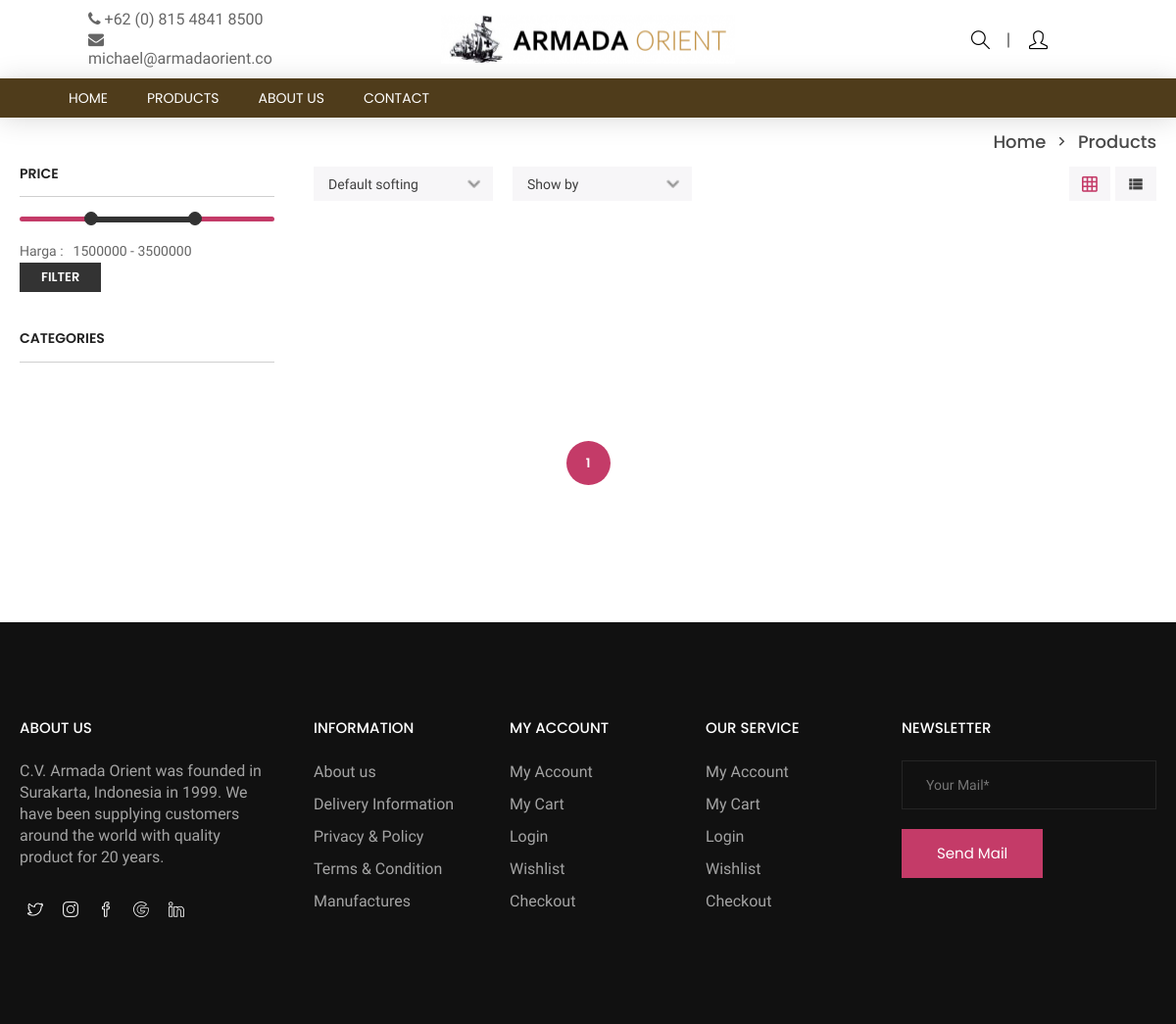
The page /index.php/home/product_grid on the database as committed earlier.
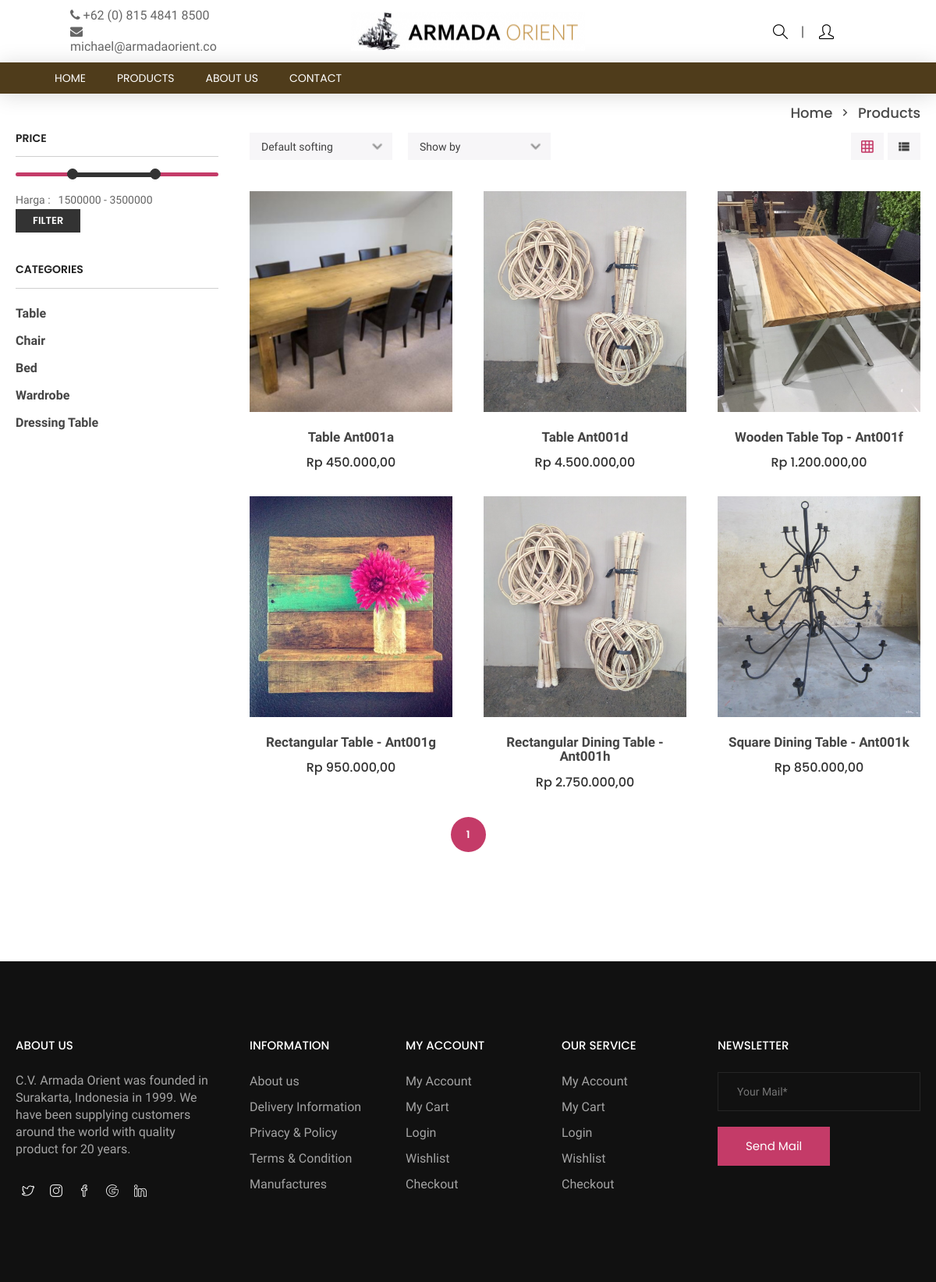
The same page on the database as committed later.
### tables this page shows
CREATE TABLE `tbl_product` (
  `id` int(11) NOT NULL,
  `product_name` varchar(150) NOT NULL,
  `product_desc` text NOT NULL,
  `product_url` varchar(150) NOT NULL,
  `product_price` int(11) NOT NULL,
  `product_discount` int(11) NOT NULL,
  `product_stock` int(11) NOT NULL,
  `category_id` int(11) NOT NULL
);

CREATE TABLE `tbl_category` (
  `id` int(11) NOT NULL,
  `name` varchar(150) NOT NULL
);

### application/controllers/Home.php (called while the page is built, shortened)
<?php
class Home extends CI_Controller {
	function __construct() {
		$this->load->library('form_validation');
		$this->load->model('admin/ProductAdmin');
		$this->load->model('admin/CategoryAdmin');
		$this->load->model('User');
	 }
	public static function rupiah($angka){
		$hasil_rupiah = "Rp " . number_format($angka,2,',','.');
		return $hasil_rupiah;
	}
	public function product_grid()
	{
		$data['data_kategori'] = $this->CategoryAdmin->getCategory();
		$id = $this->input->get('category_id');
		$active =$this->input->get('no');
		if(!isset($id)){
			$id = 1;
			$active = 1;
		}
		$from = ($active * 6) - 6;
		$to = $from + 6;
		$data['data_produk'] = $this->ProductAdmin->getSearchByCategory($id,$from,$to);
		$countAllProduct =
		$data['active'] = $active;
		$data['id_kategori'] = $id;
		$data['count'] = (sizeof($data['data_produk']) / 6) <= 1 ? 1 : (sizeof($data['data_produk']) / 6);
		$this->load->view('product-grid',$data);
	}
}

### index.php (called while the page is built, shortened)
<?php
require_once BASEPATH.'core/CodeIgniter.php';

### application/models/admin/ProductAdmin.php (called while the page is built, shortened)
<?php
class ProductAdmin extends CI_Model{
    public function getSearchByCategory($category_id,$from,$to){
        $data = $this->db->query("SELECT p.*,k.name as category_name
                                    FROM tbl_product p
                                    left join tbl_category k
                                    on k.id = p.category_id
                                    where p.category_id = '$category_id'
                                    limit $from,$to");
        return $data->result_array();
    }
}
?>

### application/models/admin/CategoryAdmin.php (called while the page is built, shortened)
<?php
class CategoryAdmin extends CI_Model{
    public function getCategory(){
        $data = $this->db->query("SELECT * FROM tbl_category");
        return $data->result_array();
    }
}
?>

### application/views/product-grid.php (the view, shortened to what the rows shown need)
<body>
	<section class="htc__product__grid bg__white ptb--100">
		<div class="container">
			<div class="row">
				<div class="col-lg-9 col-lg-push-3 col-md-9 col-md-push-3 col-sm-12 col-xs-12">
					<div class="htc__product__rightidebar">
						<div class="row">
							<div class="shop__grid__view__wrap">
								<div role="tabpanel" id="grid-view"
									class="single-grid-view tab-pane fade in active clearfix">
									<?php
                                    foreach ($data_produk as $produk) {
                                        $price_total = $produk['product_price'] - ($produk['product_price'] * ($produk['product_discount']/100));
                                        $pricetotal = Home::rupiah($price_total);
                                        echo "
                                        <div class='col-md-4 col-lg-4 col-sm-6 col-xs-12' style='height:391px;'>
                                        <div class='category'>
                                            <div class='ht__cat__thumb'>
                                                <a href='product-details?product_id=".$produk['id']."'>
                                                    <img src='upload/product/".$produk['product_url']."' alt='product images' style='height: auto !important;width: 100% !important;'>
                                                </a>
                                            </div>
                                            <div class='fr__hover__info'>
                                                <ul class='product__action'>
                                                    <li><a href='wishlist'><i class='icon-heart icons'></i></a></li>
                                                    <li>
                                                    <form method='POST' action='addToCart'>
                                                        <input type='hidden' name='product_id' value='".$produk['id']."' id='product_id'/>
                                                        <a href='#' class='addproduct'><i class='icon-handbag icons'></i></a>
                                                    </form>
                                                    </li>
                                                    <li><a href='#'><i class='icon-shuffle icons'></i></a></li>
                                                </ul>
                                            </div>
                                            <div class='fr__product__inner'>
                                                <h4><a href='product-details'>".$produk['product_name']."</a></h4>
                                                    <ul class='fr__pro__prize'>
                                                    <li class='old__prize'>";
                                                        echo "</li>
                                                </ul><ul class='fr__pro__prize'>
                                                <li>".$pricetotal."</li>
                                            </ul>
                                            </div>
                                        </div>
                                    </div>";
                                    }
                                ?>
								</div>
							</div>
						</div>
					</div>
				</div>
				<div class="col-lg-3 col-lg-pull-9 col-md-3 col-md-pull-9 col-sm-12 col-xs-12 smt-40 xmt-40">
					<div class="htc__product__leftsidebar">
						<div class="htc__category">
							<ul class="ht__cat__list">
								<?php
                                    foreach ($data_kategori as $kategori) {
                                        echo " <li class='active'><a href='product-grid?category_id=".$kategori['id']."&no=1')>".$kategori['name']."</a></li>";
                                    }
                                ?>
							</ul>
						</div>
					</div>
				</div>
			</div>
		</div>
	</section>

Rows that differ between the two databases and show on the page:
added tbl_product: product_url (picture), product_name "Table Ant001a", pricetotal "Rp 450.000,00"
added tbl_product: product_url (picture), product_name "Table Ant001d", pricetotal "Rp 4.500.000,00"
added tbl_product: product_url (picture), product_name "Wooden Table Top - Ant001f", pricetotal "Rp 1.200.000,00"
added tbl_product: product_url (picture), product_name "Rectangular Table - Ant001g", pricetotal "Rp 950.000,00"
added tbl_product: product_url (picture), product_name "Rectangular Dining Table - Ant001h", pricetotal "Rp 2.750.000,00"
added tbl_product: product_url (picture), product_name "Square Dining Table - Ant001k", pricetotal "Rp 850.000,00"
added tbl_category: name "Table"
added tbl_category: name "Chair"
added tbl_category: name "Bed"
added tbl_category: name "Wardrobe"
added tbl_category: name "Dressing Table"
